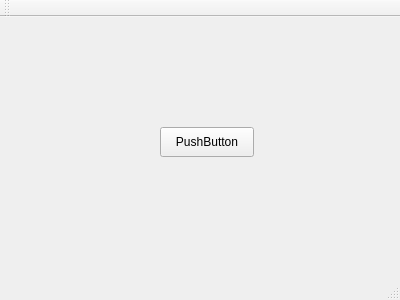
<?xml version="1.0" encoding="UTF-8"?>
<ui version="4.0">
 <class>MainWindow</class>
 <widget class="QMainWindow" name="MainWindow">
  <property name="geometry">
   <rect>
    <x>0</x>
    <y>0</y>
    <width>400</width>
    <height>300</height>
   </rect>
  </property>
  <property name="windowTitle">
   <string>MainWindow</string>
  </property>
  <widget class="QWidget" name="centralWidget">
   <widget class="QPushButton" name="pushButton">
    <property name="geometry">
     <rect>
      <x>160</x>
      <y>110</y>
      <width>94</width>
      <height>30</height>
     </rect>
    </property>
    <property name="text">
     <string>PushButton</string>
    </property>
   </widget>
  </widget>
  <widget class="QMenuBar" name="menuBar">
   <property name="geometry">
    <rect>
     <x>0</x>
     <y>0</y>
     <width>400</width>
     <height>26</height>
    </rect>
   </property>
  </widget>
  <widget class="QToolBar" name="mainToolBar">
   <attribute name="toolBarArea">
    <enum>TopToolBarArea</enum>
   </attribute>
   <attribute name="toolBarBreak">
    <bool>false</bool>
   </attribute>
  </widget>
  <widget class="QStatusBar" name="statusBar"/>
 </widget>
 <layoutdefault spacing="6" margin="11"/>
 <resources/>
 <connections/>
</ui>
